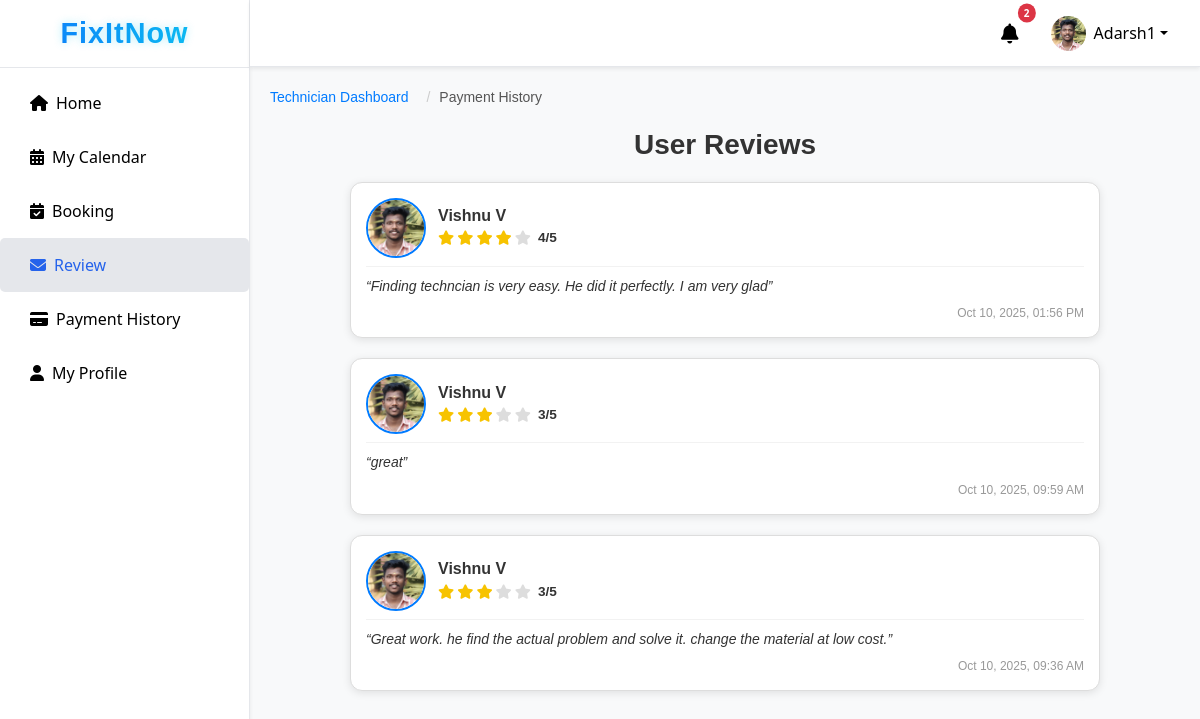
The app's page /technician/feedbacks/ (signed in) with its own data.
### fixapp/models.py (models this page shows, shortened)
class TechnicianRequest(models.Model):
    full_name = models.CharField(max_length=100)
    username = models.CharField(max_length=50, unique=True, null=True, blank=True)
    email = models.EmailField()
    phone = models.CharField(max_length=15)
    city = models.CharField(max_length=50)
    category = models.CharField(max_length=50)
    experience = models.PositiveIntegerField()
    profile_image = models.ImageField(upload_to="technician_profiles/", null=True, blank=True)
    document = models.FileField(upload_to="technician_docs/")
    id_proof = models.FileField(upload_to="id_proofs/", null=True, blank=True)
    password = models.CharField(max_length=128, null=True, blank=True)
    status = models.CharField(max_length=20, default="Pending")
    applied_on = models.DateTimeField(auto_now_add=True)
    latitude = models.FloatField(null=True, blank=True)
    longitude = models.FloatField(null=True, blank=True)

class Feedback(models.Model):
    user = models.ForeignKey(UserRegistration, on_delete=models.CASCADE)
    technician = models.ForeignKey(TechnicianRequest, on_delete=models.CASCADE)
    rating = models.IntegerField()
    comment = models.TextField()
    created_at = models.DateTimeField(auto_now_add=True)

class UserRegistration(models.Model):
    full_name = models.CharField(max_length=100)
    username = models.CharField(max_length=150, unique=True)
    email = models.EmailField(unique=True)
    password = models.CharField(max_length=128)  # plain password
    phone = models.CharField(max_length=15, null=True, blank=True)
    profile_image = models.ImageField(upload_to="user_profiles/", null=True, blank=True)
    city = models.CharField(max_length=100, blank=True, null=True)
    address = models.TextField(blank=True, null=True)
    latitude = models.FloatField(blank=True, null=True)
    longitude = models.FloatField(blank=True, null=True)
    registered_on = models.DateTimeField(default=timezone.now)

### fixapp/views.py (the view)
# urls.py: path('technician/feedbacks/', views.technician_feedbacks, name='technician_feedbacks'),
@approved_technician_required
def technician_feedbacks(request):
    tech_id = request.session.get('technician_id')
    if not tech_id:
        messages.error(request, "Please login first.")
        return redirect("login")
    technician = get_object_or_404(TechnicianRequest, id=tech_id)
    feedbacks = Feedback.objects.filter(technician=technician).order_by('-created_at')
    notifications = Notification.objects.filter(
        recipient_type__in=["technicians", "both"],
        created_on__gte=technician.applied_on  # use applied_on
    ).order_by('-created_on')
    return render(request, "technician_page/technician_feedbacks.html", {
        "technician": technician,
        "feedbacks": feedbacks,
        "notifications": notifications
    })

### fixapp/context_processors.py (called while the page is built)
def notifications_processor(request):
    notifications = []
    if request.session.get('user_id'):
        notifications = Notification.objects.filter(
            recipient_type__in=["users", "both"]
        ).order_by('-created_on')
    return {'notifications': notifications}

def technician_notifications_processor(request):
    notifications = []
    if request.session.get('technician_id'):
        notifications = Notification.objects.filter(
            recipient_type__in=["technicians", "both"]
        ).order_by('-created_on')
    return {'tech_notifications': notifications}

### fixapp/views.py (called while the page is built)
def approved_technician_required(view_func):
    @wraps(view_func)
    def _wrapped_view(request, *args, **kwargs):
        tech_id = request.session.get("technician_id")
        if not tech_id:
            messages.error(request, "Please login first.")
            return redirect("login")
        technician = TechnicianRequest.objects.filter(id=tech_id).first()
        if not technician:
            messages.error(request, "Technician not found.")
            return redirect("login")
        if technician.status != "Approved":
            messages.error(request, "Your account is still pending approval.")
            return redirect("technician_home")  # or another page for pending status
        return view_func(request, *args, **kwargs)
    return _wrapped_view

### templates/technician_page/technician_feedbacks.html
{% extends 'technician_page/technician_dashboard.html' %}
{% load static %}
{% block tech_feedback %}
<div class="feedback-container">
    <nav aria-label="breadcrumb">
        <ol class="breadcrumb tech-breadcrumb">
            <li class="breadcrumb-item"><a href="{% url 'technician_home' %}">Technician Dashboard</a></li>
            <li class="breadcrumb-item active" aria-current="page">Payment History</li>
        </ol>
    </nav>
    <h2 class="feedback-title">User Reviews</h2>
    {% if feedbacks %}
    <div class="feedback-list">
        {% for fb in feedbacks %}
        <div class="feedback-card">
            <div class="feedback-header">
                <img src="{{ fb.user.profile_image.url }}" alt="User Image" class="user-img">
                <div class="user-details">
                    <h3 class="user-name">{{ fb.user.full_name }}</h3>
                    <div class="rating">
                        {% for i in "12345"|make_list %}
                            {% if forloop.counter <= fb.rating %}
                                <i class="fa fa-star filled"></i>
                            {% else %}
                                <i class="fa fa-star"></i>
                            {% endif %}
                        {% endfor %}
                        <span class="rating-number">{{ fb.rating }}/5</span>
                    </div>
                </div>
            </div>
            <div class="feedback-body">
                <p class="feedback-comment">“{{ fb.comment }}”</p>
            </div>
            <div class="feedback-footer">
                <p class="feedback-date">{{ fb.created_at|date:"M d, Y, h:i A" }}</p>
            </div>
        </div>
        {% empty %}
        <p class="no-feedback">No feedback submitted yet.</p>
        {% endfor %}
    </div>
    {% else %}
    <p class="no-feedback">No feedback submitted yet.</p>
    {% endif %}
</div>
{% endblock %}

### templates/technician_page/technician_dashboard.html (shortened to what this page needs)
{% load static %}
<!DOCTYPE html>
<html lang="en">
<head>
  <link href="https://cdn.jsdelivr.net/npm/bootstrap@5.3.2/dist/css/bootstrap.min.css" rel="stylesheet">
  <link href="https://cdn.jsdelivr.net/npm/bootstrap-icons@1.11.1/font/bootstrap-icons.css" rel="stylesheet">
  <link href="https://cdnjs.cloudflare.com/ajax/libs/font-awesome/6.4.0/css/all.min.css" rel="stylesheet">
  <link rel="stylesheet" href="{% static 'css/admin_dashboard.css' %}">
</head>
<body>
  <div class="d-flex">
    <nav id="sidebar" class="sidebar d-flex flex-column shadow-sm ">
      <div class="sidebar-header p-3 text-center">
        <h3 class="logo">FixItNow</h3>
      </div>
      <div class="sidebar-menu flex-grow-1">
        <ul class="nav flex-column mt-2">
          <li class="nav-item">
            <a href="{% url 'technician_home' %}"
              class="nav-link {% if request.resolver_match.url_name == 'technician_home' %}active{% endif %}">
              <i class="fas fa-home me-2"></i>Home
            </a>
          </li>
          {% if technician.status == "Approved" %}
          <li class="nav-item">
            <a href="{% url 'technician_calendar' %}"
              class="nav-link {% if request.resolver_match.url_name == 'technician_calendar' %}active{% endif %}">
              <i class="fas fa-calendar-alt me-2"></i>My Calendar
            </a>
          </li>
          <li class="nav-item"><a href="{% url 'technician_bookings' %}"
              class="nav-link {% if request.resolver_match.url_name == 'technician_bookings' %}active{% endif %}">
              <i class="fas fa-calendar-check me-2"></i>Booking</a>
          </li>
          <li class="nav-item"><a href="{% url 'technician_feedbacks' %}"
            class="nav-link {% if request.resolver_match.url_name == 'technician_feedbacks' %}active{% endif %} ">
            <i class="fas fa-envelope me-2"></i>Review</a>
          </li>
          <li class="nav-item">
            <a href="{% url 'technician_payment_history' %}"
              class="nav-link {% if request.resolver_match.url_name == 'technician_payment_history' %}active{% endif %}">
              <i class="fas fa-credit-card me-2"></i>Payment History
            </a>
          </li>
          <li class="nav-item">
            <a href="{% url 'technician_profile' %}"
              class="nav-link {% if request.resolver_match.url_name == 'technician_profile' %}active{% endif %}">
              <i class="fas fa-user me-2"></i>My Profile
            </a>
          </li>
          {% endif %}
        </ul>
      </div>
    </nav>
    <div class="flex-grow-1 main-area">
      <nav class="navbar navbar-expand-lg topbar shadow-sm px-4 d-flex justify-content-end">
        <ul class="navbar-nav d-flex align-items-center">
          <li class="nav-item dropdown me-3">
            <a class="nav-link position-relative" href="#" id="techNotificationDropdown" role="button"
              data-bs-toggle="dropdown" aria-expanded="false">
              <i class="fas fa-bell fa-lg"></i>
              {% if notifications.count %}
              <span class="badge-count">{{ notifications.count }}</span>
              {% endif %}
            </a>
          </li>
          {% if technician %}
          <li class="nav-item dropdown">
            <a class="nav-link dropdown-toggle d-flex align-items-center" href="#" role="button"
              data-bs-toggle="dropdown" aria-expanded="false">
              <img src="{{ technician.profile_image.url }}" alt="profile" class="rounded-circle me-2 profile-pic"
                width="35" height="35">
              {{ technician.username }}
            </a>
          </li>
          {% endif %}
        </ul>
      </nav>
      {% block tech_feedback %}
      {% endblock %}
    </div>
  </div>
</body>
</html>

### records on screen
TechnicianRequest: profile_image (picture), username "Adarsh1"
Feedback: user.profile_image (picture), user.full_name "Vishnu V", rating "4", comment "Finding techncian is very easy. He did it perfectly. I am very glad", created_at "Oct 10, 2025, 01:56 PM"
Feedback: user.profile_image (picture), user.full_name "Vishnu V", rating "3", comment "great", created_at "Oct 10, 2025, 09:59 AM"
Feedback: user.profile_image (picture), user.full_name "Vishnu V", rating "3", comment "Great work. he find the actual problem and solve it. change the material at low cost.", created_at "Oct 10, 2025, 09:36 AM"

### other values on screen
{{ notifications.count }} "2"
